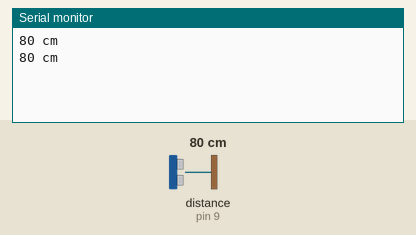
This sketch was run on a simulated Arduino Uno, built with avr-gcc and run on an emulated ATmega328P. Shown: the last lines printed to the serial monitor. Wiring (inferred from the names in the program): ultrasonic range finder: trigger pin 8; echo pin 9. The test bench sets the inputs (shaded band); at power-on: distance to the obstacle (sensor on pin 9) 80 cm. The echo pulse lasts 58.3 µs per cm.

Above: at 1.8 s.
1.9 s: distance to the obstacle (sensor on pin 9) set to 4 cm
At 2.5 s:
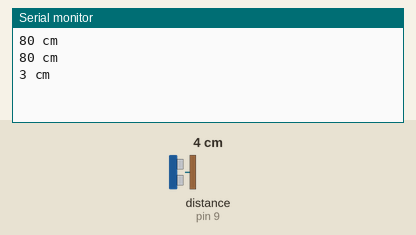
3.4 s: distance to the obstacle (sensor on pin 9) set to 9 cm
At 4.8 s:
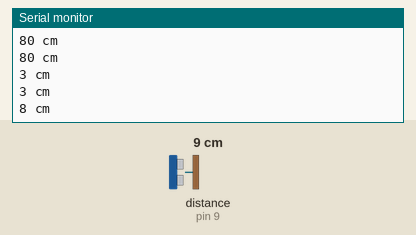
Timing chart, 0 to 6.4 s (numbered marks = the images above; inputs shaded):
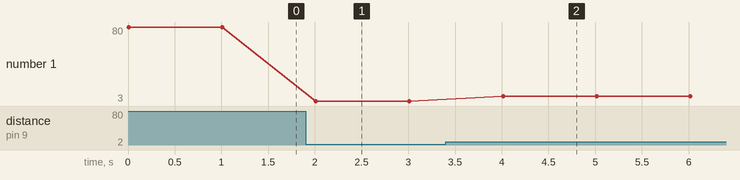

The sketch:

sketch_mar01a.ino
```cpp
int echoPin = 9;
int trigPin = 8;

void setup() {
  Serial.begin (9600);
  pinMode(trigPin, OUTPUT);
  pinMode(echoPin, INPUT);
}

void loop() {
  int duration, cm;
  digitalWrite(trigPin, LOW);
  delayMicroseconds(2);
  digitalWrite(trigPin, HIGH);
  delayMicroseconds(10);
  digitalWrite(trigPin, LOW);
  duration = pulseIn(echoPin, HIGH);
  cm = duration / 58;
  if (cm>1)
{
  Serial.print(cm);
  Serial.println(" cm");
  delay(1000);
}
}
```

Measured:
- after the input at 1.9 s, the serial monitor: prints a new line after 0.11 s (image 1)
- after the input at 3.4 s, the serial monitor: prints a new line after 0.61 s (image 2)
- plotted number 1: 80 → 3 after the input at 1.9 s, 3 → 8 after the input at 3.4 s
